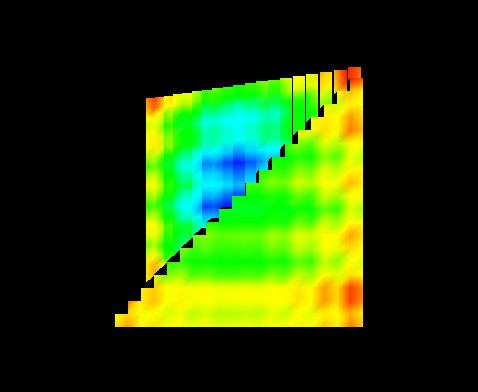

This figure's Python source:
#!/usr/bin/env python

# Demonstrate vtkDataSetSurfaceFilter on a blanked wavelet image
# data, checking that ghost/hidden cells are respected.

# Factory overrides
import vtkmodules.vtkInteractionStyle  # noqa: F401
import vtkmodules.vtkRenderingFreeType  # noqa: F401
import vtkmodules.vtkRenderingOpenGL2  # noqa: F401

from vtkmodules.vtkCommonCore import vtkUnsignedCharArray
from vtkmodules.vtkCommonDataModel import (
    vtkDataSetAttributes,
    vtkImageData,
    vtkStructuredData,
)
from vtkmodules.vtkFiltersGeometry import vtkDataSetSurfaceFilter
from vtkmodules.vtkImagingCore import vtkRTAnalyticSource
from vtkmodules.vtkRenderingCore import (
    vtkActor,
    vtkPolyDataMapper,
    vtkRenderWindow,
    vtkRenderWindowInteractor,
    vtkRenderer,
)

# Wavelet source
wavelet = vtkRTAnalyticSource()
wavelet.SetWholeExtent(-10, 10, -10, 10, -10, 10)
wavelet.Update()

# Shallow copy and blank cells
image = vtkImageData()
image.ShallowCopy(wavelet.GetOutputDataObject(0))

extent = image.GetExtent()
ghost_cells = vtkUnsignedCharArray()
ghost_cells.SetNumberOfComponents(1)
ghost_cells.SetNumberOfTuples(image.GetNumberOfCells())
ghost_cells.Fill(0)
ghost_cells.SetName(vtkDataSetAttributes.GhostArrayName())
image.GetCellData().AddArray(ghost_cells)

# Blank cells in a triangular pattern
ijk = [0, 0, 0]
for ijk[0] in range(extent[0], extent[1]):
    for ijk[1] in range(ijk[0], extent[3]):
        for ijk[2] in range(ijk[0], extent[5]):
            cell_id = vtkStructuredData.ComputeCellIdForExtent(extent, ijk)
            ghost_cells.SetValue(cell_id, vtkDataSetAttributes.HIDDENCELL)

# Surface filter
surface = vtkDataSetSurfaceFilter()
surface.SetInputData(image)

# Mapper
mapper = vtkPolyDataMapper()
mapper.SetInputConnection(surface.GetOutputPort())
mapper.SetColorModeToMapScalars()
mapper.SetScalarModeToUsePointFieldData()
mapper.SelectColorArray("RTData")
mapper.SetScalarRange(37, 280)

actor = vtkActor()
actor.SetMapper(mapper)

# Renderer
renderer = vtkRenderer()
renderer.AddActor(actor)

# Window
render_window = vtkRenderWindow()
render_window.SetSize(478, 392)
render_window.AddRenderer(renderer)
render_window.SetWindowName("regular grid dataset surface filter")

# Interactor
interactor = vtkRenderWindowInteractor()
interactor.SetRenderWindow(render_window)

render_window.Render()
interactor.Start()
